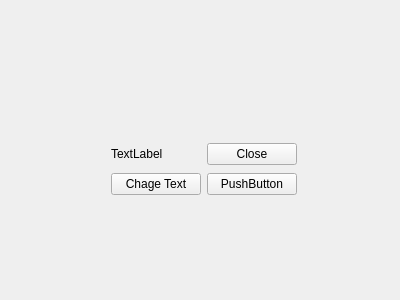
<?xml version="1.0" encoding="UTF-8"?>
<ui version="4.0">
 <class>MainWindow</class>
 <widget class="QMainWindow" name="MainWindow">
  <property name="geometry">
   <rect>
    <x>0</x>
    <y>0</y>
    <width>400</width>
    <height>300</height>
   </rect>
  </property>
  <property name="windowTitle">
   <string>MainWindow</string>
  </property>
  <property name="styleSheet">
   <string notr="true"/>
  </property>
  <widget class="QWidget" name="centralWidget">
   <widget class="QWidget" name="gridLayoutWidget">
    <property name="geometry">
     <rect>
      <x>100</x>
      <y>130</y>
      <width>208</width>
      <height>80</height>
     </rect>
    </property>
    <layout class="QGridLayout" name="gridLayout">
     <item row="0" column="0">
      <widget class="QLabel" name="label123">
       <property name="text">
        <string>TextLabel</string>
       </property>
      </widget>
     </item>
     <item row="1" column="0">
      <widget class="QPushButton" name="push_Button_2">
       <property name="text">
        <string>Chage Text</string>
       </property>
      </widget>
     </item>
     <item row="0" column="1">
      <widget class="QPushButton" name="pushButton">
       <property name="text">
        <string>Close</string>
       </property>
      </widget>
     </item>
     <item row="1" column="1">
      <widget class="QPushButton" name="pushButton_2">
       <property name="text">
        <string>PushButton</string>
       </property>
      </widget>
     </item>
    </layout>
   </widget>
  </widget>
 </widget>
 <layoutdefault spacing="6" margin="11"/>
 <resources/>
 <connections>
  <connection>
   <sender>pushButton</sender>
   <signal>clicked()</signal>
   <receiver>MainWindow</receiver>
   <slot>close()</slot>
   <hints>
    <hint type="sourcelabel">
     <x>283</x>
     <y>231</y>
    </hint>
    <hint type="destinationlabel">
     <x>247</x>
     <y>152</y>
    </hint>
   </hints>
  </connection>
 </connections>
</ui>
